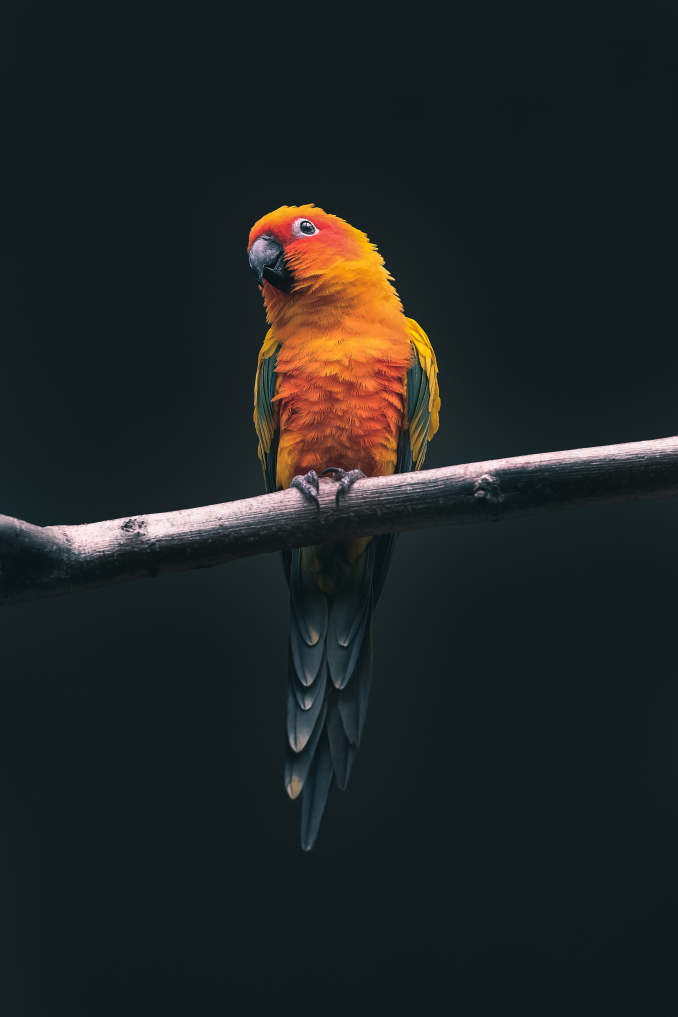
#> input picture parrot.jpg, 2712 x 4068 px (shown at 1/4 size)
$ jupyter execute 'Image Collage.ipynb'
#> lines starting #> are read from the running program, lines starting #| are printed output that depends on the picture
[cell 1]
import cv2
import matplotlib.pyplot as plt
import numpy as np

[cell 2]
# croping the images

parrot = cv2.imread("parrot.jpg")
#> parrot is the input picture: shape (4068, 2712, 3); mean B, G, R 35.4, 36, 30.8
elephant = cv2.imread("Elephant.jpg")
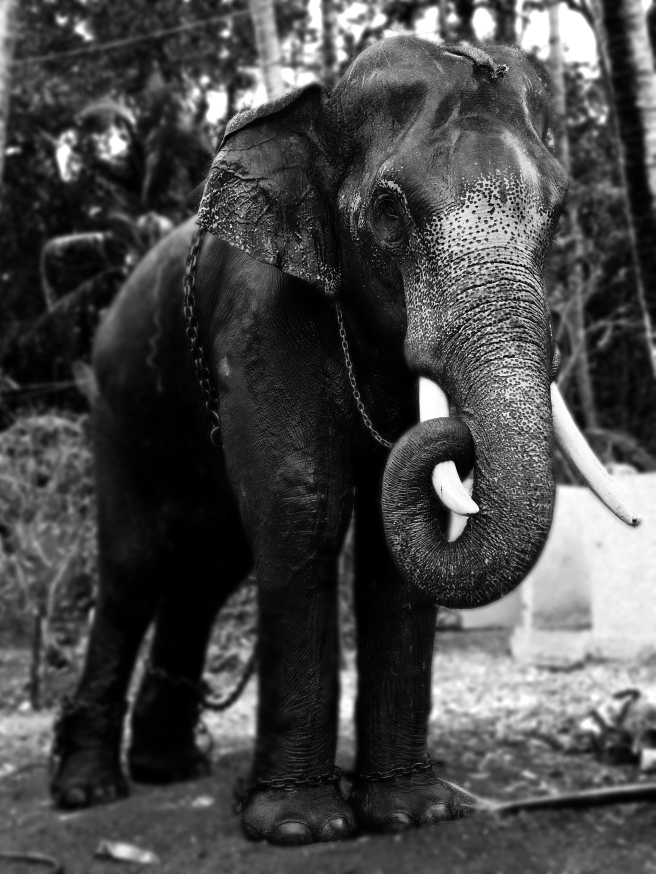
#> input picture Elephant.jpg, 2621 x 3495 px (shown at 1/4 size)
#> elephant is the input picture: shape (3495, 2621, 3); mean B, G, R 73.5, 71.6, 70.6

[cell 3]
# shape and dimensions of images
print("parrot image:- ",parrot.shape)
#| parrot image:-  (4068, 2712, 3)
print("Elephant image:- ",elephant.shape)
#| Elephant image:-  (3495, 2621, 3)

### cropping images

[cell 4]
# we will crop it bring to smaller size
# 1. parrot

parrot1 = parrot[500:3500,500:2000]
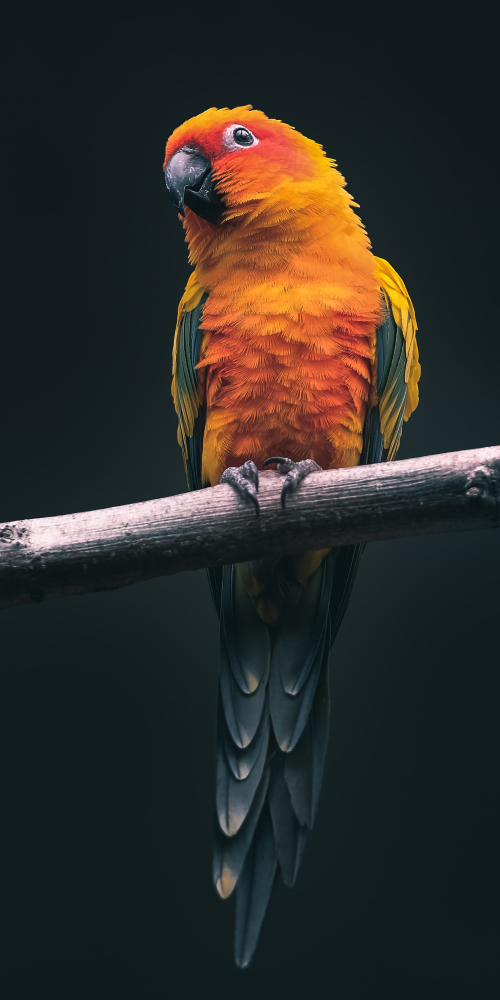
#> parrot1: shape (3000, 1500, 3) (shown at 1/3 size); mean B, G, R 40.4, 44.8, 47
plt.imshow(parrot1)

[cell 5]
# we will crop it bring to smaller size
# 2. elephant

elephant1 = elephant[120:,100:]
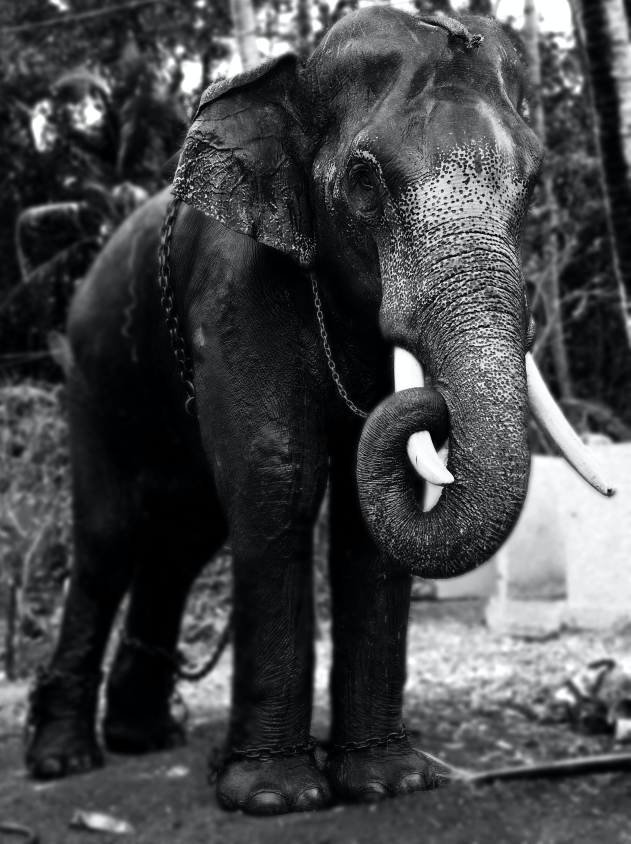
#> elephant1: shape (3375, 2521, 3) (shown at 1/4 size); mean B, G, R 72.1, 70.2, 69.2
plt.imshow(elephant1)

### image collage

[cell 6]
# make both photos same size
# parrot has more size so we will make parrot image similar to elephabt

parrot_cropped = parrot[0:3495,0:2621]
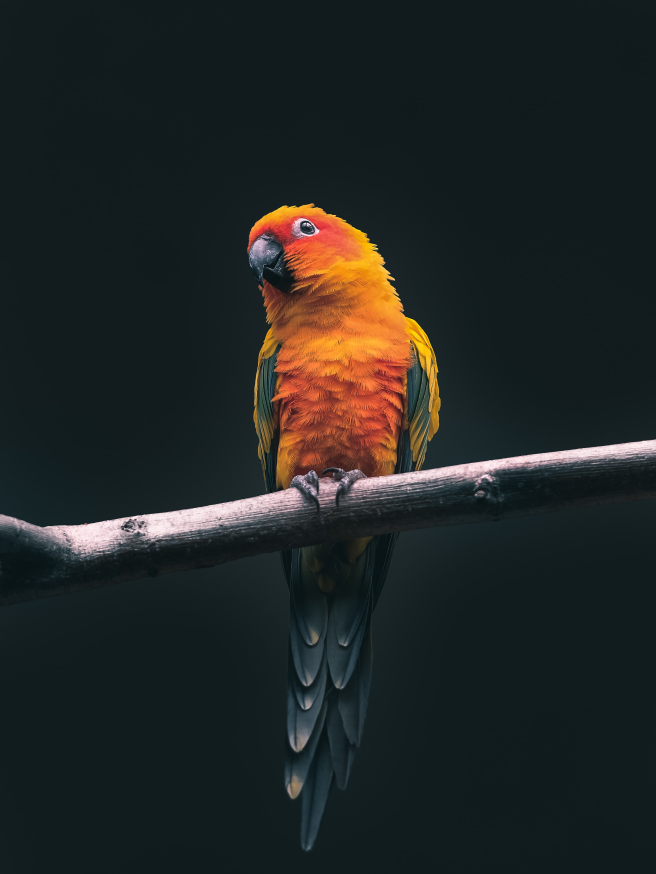
#> parrot_cropped: shape (3495, 2621, 3) (shown at 1/4 size); mean B, G, R 36.6, 37.7, 33.7
plt.imshow(parrot_cropped)

[cell 7]
## both images have same size and dimensions
print(parrot_cropped.shape,elephant.shape)
#| (3495, 2621, 3) (3495, 2621, 3)

[cell 8]
# Now we collage two images using numpy array

collage = np.hstack((parrot_cropped,elephant))
plt.imshow(collage)

[cell 9]
# vertical stack
collage = np.vstack((parrot_cropped,elephant))
#> collage: shape (6990, 2621, 3)
plt.imshow(collage)

### Some more Example but with normal windo

[cell 10]
#1. horizontal

Green_parrot = cv2.imread("Green_parrot.jpg")
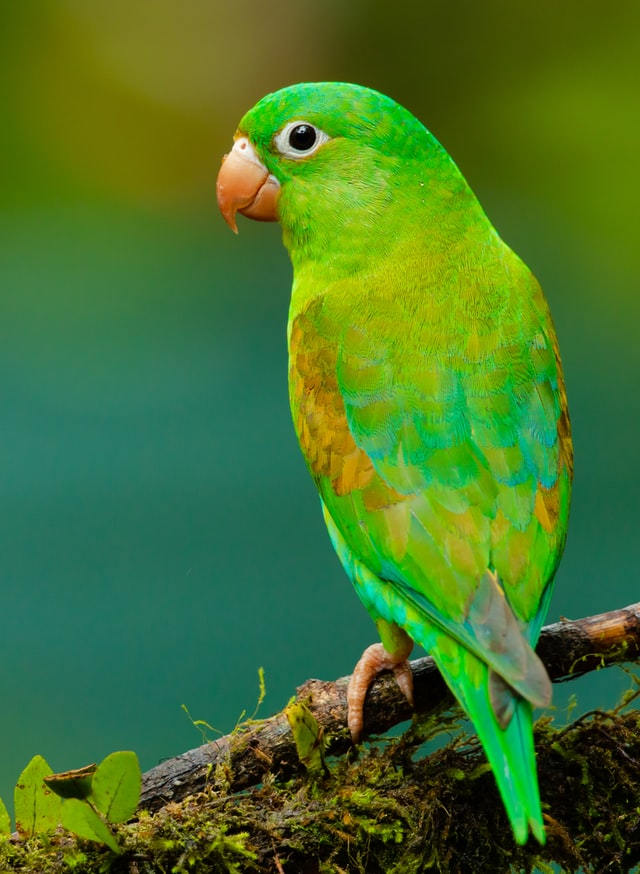
#> input picture Green_parrot.jpg, 640 x 874 px
#> Green_parrot is the input picture: shape (874, 640, 3); mean B, G, R 42.4, 115.7, 70.7
Tree = cv2.imread("Tree.jpg")
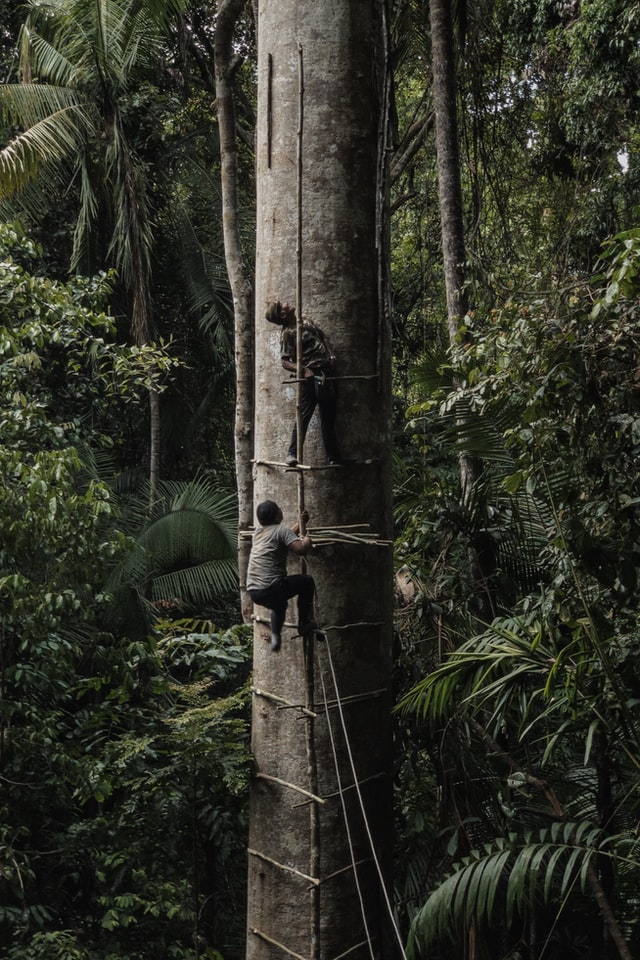
#> input picture Tree.jpg, 640 x 960 px
#> Tree is the input picture: shape (960, 640, 3); mean B, G, R 39.5, 49.5, 48.3
Tree = Tree[0:874,0:640]
#> Tree: shape (874, 640, 3)

collage = np.hstack((Green_parrot,Tree))
#> collage: shape (874, 1280, 3)
cv2.imshow("collage",collage)
cv2.waitKey()
cv2.destroyAllWindows()

[cell 11]
##2.vertical

Green_parrot = cv2.imread("Green_parrot.jpg")
Tree = cv2.imread("Tree.jpg")

Tree = Tree[0:300,0:640]
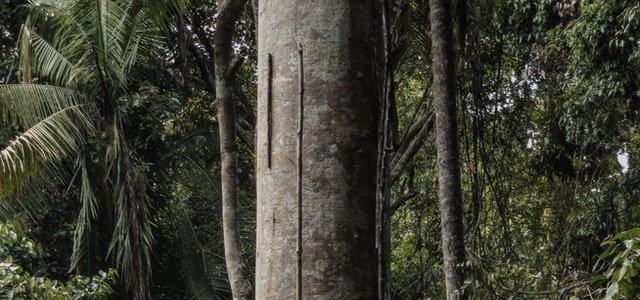
#> Tree: shape (300, 640, 3); mean B, G, R 50, 62.1, 61.6
Green_parrot=Green_parrot[0:470,0:640]
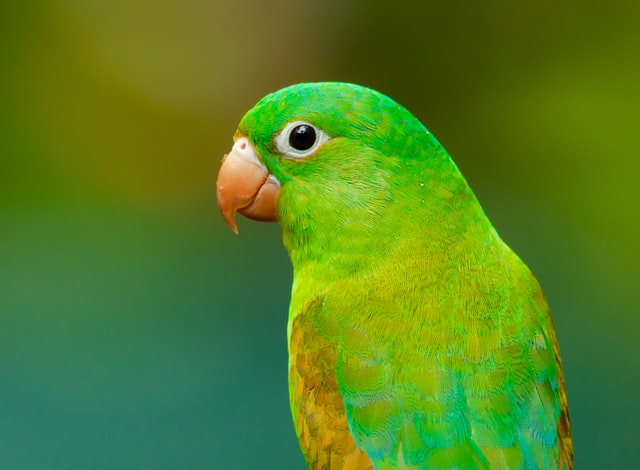
#> Green_parrot: shape (470, 640, 3); mean B, G, R 33.5, 127.5, 84.3

collage = np.vstack((Green_parrot,Tree))
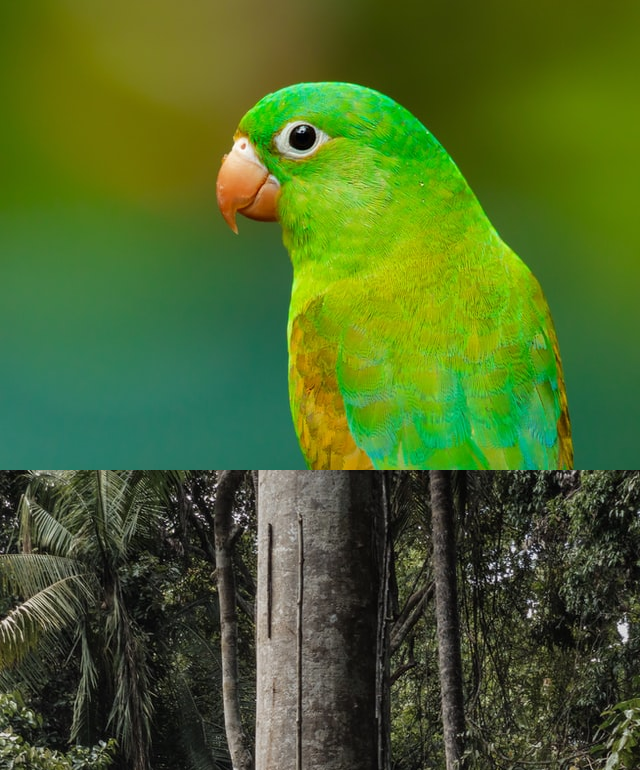
#> collage: shape (770, 640, 3); mean B, G, R 39.9, 102.1, 75.4
cv2.imshow("collage",collage)
cv2.waitKey()
cv2.destroyAllWindows()
